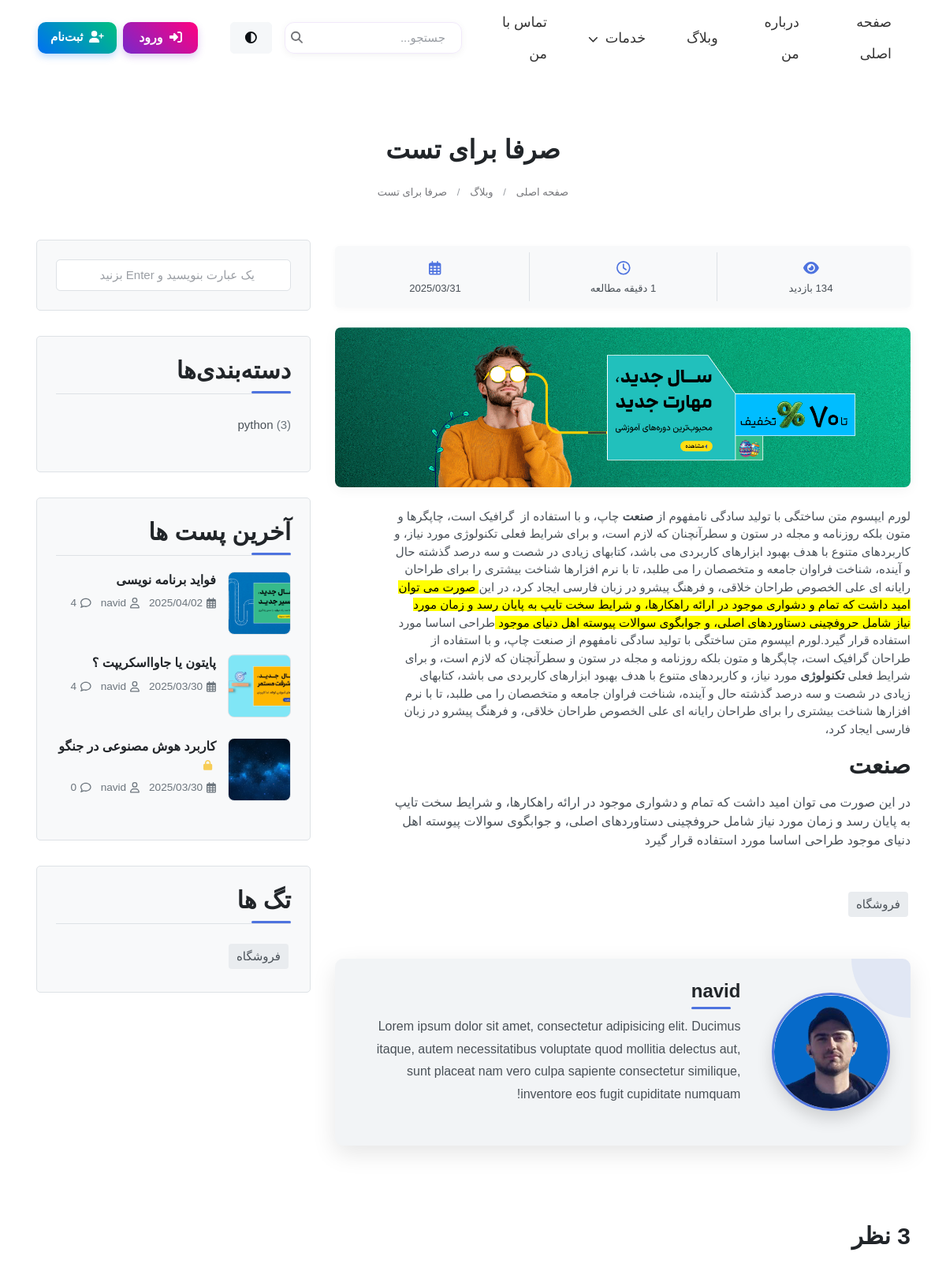
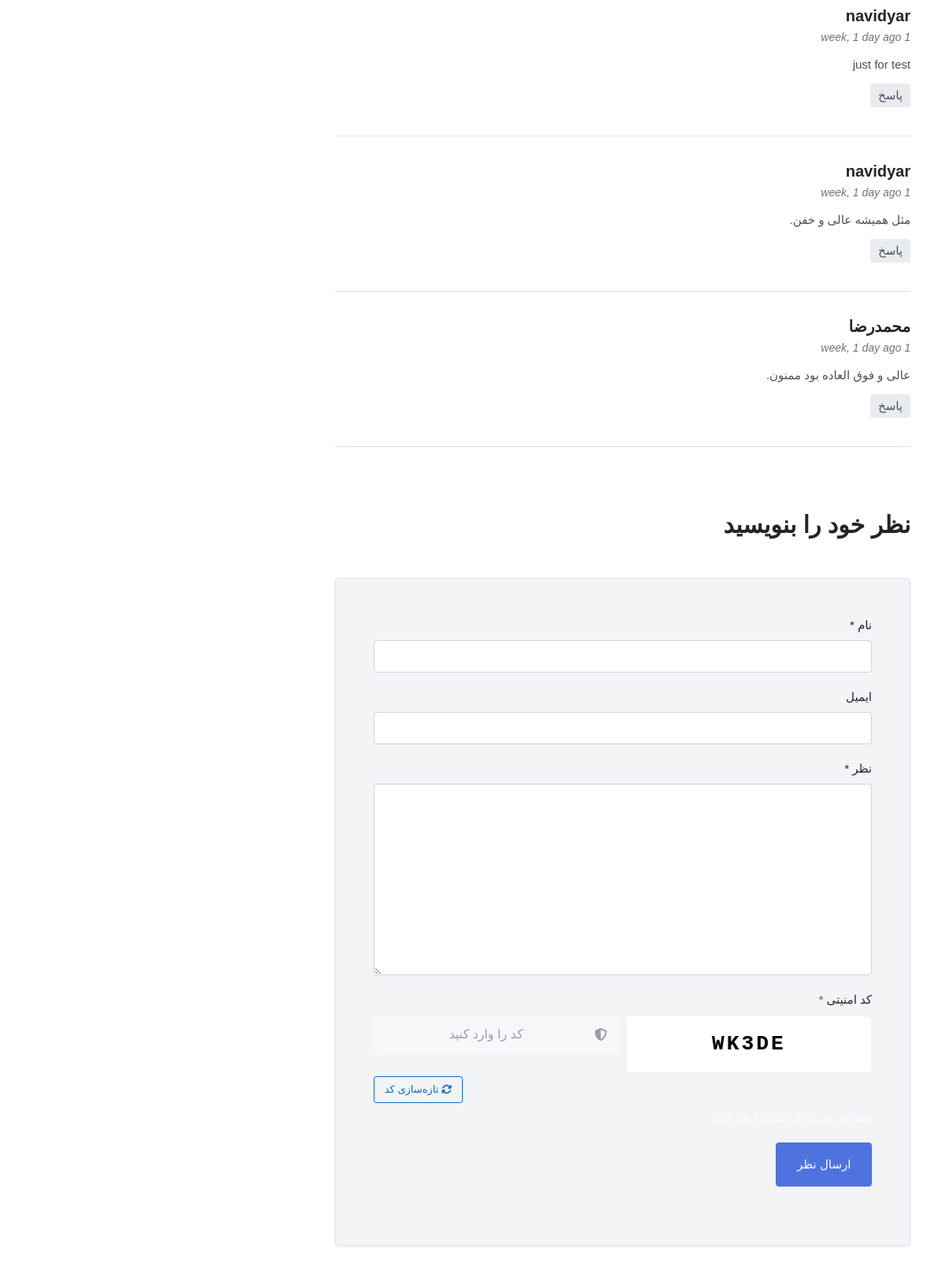
Page /blog/just-for-test2/ (upper part) on the committed database (2 pictures, top to bottom).
### blog/models.py (models this page shows, shortened)
class Post(models.Model):
    author = models.ForeignKey(User, on_delete=models.SET_NULL, null=True, blank=True)
    title = models.CharField(max_length=200 , unique=True )
    slug = models.SlugField(max_length=255, unique=True, null=True, blank=True)
    content = models.TextField()
    image = models.ImageField(upload_to='blog_images/', default='blog_images/default.jpg')
    category = models.ForeignKey(Category, on_delete=models.CASCADE, null=True, blank=True)
    tags = TaggableManager()
    count_views = models.IntegerField(default=0)
    status = models.BooleanField(default=False)
    publish_at = models.DateTimeField(null=True, blank=True)
    created_at = models.DateTimeField(auto_now_add=True)
    updated_at = models.DateTimeField(auto_now=True)
    login_required = models.BooleanField(default=False)
    class Meta:
        ordering = ['-created_at']
    def save(self, *args, **kwargs):
        if not self.slug:
            self.slug = slugify(self.title)
        super().save(*args, **kwargs)

class Comment(models.Model):
    post = models.ForeignKey(Post, on_delete=models.CASCADE)
    name = models.CharField(max_length=200)
    email = models.EmailField(blank=True, null=True)
    subject = models.CharField(max_length=200, blank=True, null=True)
    message = models.TextField()
    created_at = models.DateTimeField(auto_now_add=True)
    updated_at = models.DateTimeField(auto_now=True)
    approved = models.BooleanField(default=False)
    class Meta:
        ordering = ['-created_at']

class Category(models.Model):
    name = models.CharField(max_length=200)
    def get_post_count(self):
        return self.post_set.filter(status=True).count()

### blog/views.py (the view)
# urls.py: path('<slug:slug>/', views.blog_single, name='blog_single'),
def blog_single(request, slug):
    if not slug or slug == '':
        return redirect('blog:blog')
    captcha_code = generate_captcha_code()
    post = get_object_or_404(Post, slug=slug, status=True)
    if post.login_required and not request.user.is_authenticated:
        messages.warning(request, "برای مشاهده این مطلب باید وارد حساب کاربری خود شوید")
        return HttpResponseRedirect(reverse('accounts:login') + f'?next={request.path}')
    if request.method == 'POST':
        form = CommentForm(request.POST)
        server_captcha = request.POST.get('server_captcha', '')
        user_captcha = request.POST.get('captcha_input', '')
        if user_captcha.upper() != server_captcha.upper():
            messages.error(request, "کد امنیتی وارد شده صحیح نیست.")
            comments = Comment.objects.filter(post=post.id, approved=True).order_by('-created_at')
            categories = Category.objects.filter(post=post)
            word_count = len(post.content.split())
            reading_time = max(1, round(word_count / 200))
            latest_posts = Post.objects.filter(status=True).exclude(id=post.id).order_by('-created_at')[:3]
            context = {
                'post': post,
                'categories': categories,
                'reading_time': reading_time,
                'tags': post.tags.all(),
                'comments': comments,
                'form': form,
                'latest_posts': latest_posts,
                'captcha_code': captcha_code
            }
            return render(request, 'blog/blog-single.html', context)
        if form.is_valid():
            comment = form.save(commit=False)
            comment.post = post
            comment.save()
            messages.success(request, 'نظر شما با موفقیت ثبت شد و پس از تایید نمایش داده خواهد شد')
            return redirect('blog:blog_single', slug=slug)
        else:
            for field, errors in form.errors.items():
                for error in errors:
                    messages.error(request, f"خطا در فیلد {field}: {error}")
    else:
        form = CommentForm()
    comments = Comment.objects.filter(post=post.id, approved=True).order_by('-created_at')
    categories = Category.objects.filter(post=post)
    post.count_views += 1
    post.save()
    word_count = len(post.content.split())
    reading_time = max(1, round(word_count / 200))
    latest_posts = Post.objects.filter(status=True).exclude(id=post.id).order_by('-created_at')[:3]
    context = {
        'post': post,
        'categories': categories,
        'reading_time': reading_time,
        'tags': post.tags.all(),
        'comments': comments,
        'form': form,
        'latest_posts': latest_posts,
        'captcha_code': captcha_code
    }
    return render(request, 'blog/blog-single.html', context)

### blog/forms.py
class CommentForm(forms.ModelForm):
    email = forms.EmailField(required=False, label='ایمیل')
    class Meta:
        model = Comment
        fields = ['name', 'email', 'message']

### blog/views.py (called while the page is built)
def generate_captcha_code(length=5):
    characters = string.ascii_uppercase + string.digits
    characters = characters.replace('0', '').replace('O', '').replace('1', '').replace('I', '')
    return ''.join(random.choice(characters) for _ in range(length))

### templates/blog/blog-single.html (shortened to what this page needs)
{% extends 'base.html' %}
{% load static %}
{% load humanize %}
{% block extra_css %}
<link rel="stylesheet" href="{% static 'css/blog-single.css' %}">
<link rel="stylesheet" href="https://cdnjs.cloudflare.com/ajax/libs/animate.css/4.1.1/animate.min.css">
{% endblock %}
{% block content %}
<section class="ftco-section mt-5 pt-4 pb-5">
  <div class="container">
    <div class="row mb-2">
      <div class="col-12 text-center">
        <h2 class="mb-2">{{ post.title }}
        </h2>
      </div>
    </div>
      <div class="d-flex justify-content-center position-relative mb-4">
        <nav aria-label="breadcrumb">
          <ol class="breadcrumb mb-0">
            <li class="breadcrumb-item"><a href="/">صفحه اصلی</a></li>
            <li class="breadcrumb-item"><a href="{% url 'blog:blog' %}">وبلاگ</a></li>
            <li class="breadcrumb-item"><a href="{{ request.path }}">{{post.title}}</a></li>
          </ol>
        </nav>
      </div>
    <div class="row">
      <div class="col-lg-8">
        <div class="post-meta mb-4 p-2 rounded w-100" style="margin-top: 1.5rem;">
          <div class="row g-0">
            <div class="col-4 text-center border-end py-2">
              <div class="icon mb-1"><i class="fas fa-eye"></i></div>
              <div class="info small">{{ post.count_views }} بازدید</div>
            </div>
            <div class="col-4 text-center border-end py-2">
              <div class="icon mb-1"><i class="far fa-clock"></i></div>
              <div class="info small">{{ reading_time }} دقیقه مطالعه</div>
            </div>
            <div class="col-4 text-center py-2">
              <div class="icon mb-1"><i class="far fa-calendar-alt"></i></div>
              <div class="info small">{{ post.created_at|date:"Y/m/d" }}</div>
            </div>
          </div>
        </div>
        <div class="post-image-container mb-4">
          <img src="{{post.image.url}}" alt="{{post.title}}" class="img-fluid rounded w-100" style="max-height: 500px; object-fit: cover;">
        </div>
        <p>{{ post.content|safe }}</p>
        <div class="tag-widget post-tag-container mb-5 mt-5">
          <div class="tagcloud">
            {% for tag in tags %}
            <a href="{% url 'blog:blog' %}?tag={{ tag.name }}" class="tag-cloud-link">{{ tag.name }}</a>
            {% empty %}
            <p>هیچ تگی یافت نشد</p>
            {% endfor %}
          </div>
        </div>
        <div class="about-author p-4">
          <div class="author-container">
            <div class="author-image">
              <img src="{% static 'images/about/3333.png' %}" alt="{{post.author.username}}" class="img-fluid">
            </div>
            <div class="author-content">
              <h3>{{post.author.username}}</h3>
              <p>Lorem ipsum dolor sit amet, consectetur adipisicing elit. Ducimus itaque, autem necessitatibus voluptate quod mollitia delectus aut, sunt placeat nam vero culpa sapiente consectetur similique, inventore eos fugit cupiditate numquam!</p>
            </div>
          </div>
        </div>
        <div class="pt-5 mt-5" id="comments-section">
          <h3 class="mb-5">{{ comments.count }} نظر</h3>
          <ul class="comment-list">
          {% for comment in comments %}
            <li class="comment">
              <div class="comment-body">
                <h3>{{ comment.name }}</h3>
                <div class="meta">{{ comment.created_at|naturaltime }} </div>
                <p>{{ comment.message }}</p>
                <p><a href="#" class="reply">پاسخ</a></p>
              </div>
            </li>
            {% endfor %}
          </ul>
          <div class="comment-form-wrap pt-5">
            <h3 class="mb-5">نظر خود را بنویسید</h3>
            <form action="{% url 'blog:blog_single' post.slug %}" method="post" class="p-5">
              {% if request.user.is_authenticated %}
                <input type="hidden" name="name" value="{{ request.user.username }}">
                <input type="hidden" name="email" value="{{ request.user.email }}">
                <div class="alert alert-info d-flex align-items-center animate__animated animate__fadeIn" role="alert" style="border-right: 3px solid #17a2b8; background-color: rgba(23, 162, 184, 0.1); box-shadow: 0 1px 5px rgba(0,0,0,0.08); padding: 10px 12px; margin-bottom: 20px; border-radius: 4px; max-width: 100%; font-size: 14px;">
                  <div style="margin-left: 8px; font-size: 16px; color: #17a2b8;">
                    <i class="fas fa-info-circle"></i>
                  </div>
                  <div style="margin-right: 4px; font-size: 14px; font-weight: 400;">
                    نام و ایمیل شما به صورت خودکار از حساب کاربری‌تان استفاده خواهد شد.
                  </div>
                </div>
              {% else %}
                <div class="form-group">
                  <label for="name">نام *</label>
                  <input type="text" class="form-control" id="name" name="name" required>
                </div>
                <div class="form-group">
                  <label for="email">ایمیل</label>
                  <input type="email" class="form-control" id="email" name="email">
                </div>
              {% endif %}
              <div class="form-group">
                <label for="message">نظر *</label>
                <textarea name="message" id="message" cols="30" rows="10" class="form-control" required></textarea>
              </div>
              <div class="form-group">
                <label for="captcha-input" class="form-label">کد امنیتی <span class="text-danger">*</span></label>
                <div class="row g-2">
                    <div class="col-6">
                        <div class="captcha-container bg-white border rounded p-3 text-center">
                            <span id="captcha-code" class="fw-bold fs-4 user-select-none"
                                style="letter-spacing: 3px; font-family: 'Courier New', monospace; color: #000; text-shadow: 1px 1px 2px rgba(0,0,0,0.1);">{{ captcha_code }}</span>
                        </div>
                    </div>
                    <div class="col-6">
                        <div class="input-group input-group-lg">
                            <span class="input-group-text bg-light rounded-start border-0 text-secondary px-3">
                                <i class="fas fa-shield-alt"></i>
                            </span>
                            <input type="text" class="form-control border-0 bg-light rounded-end ps-1 text-center"
                                placeholder="کد را وارد کنید" id="captcha-input" name="captcha_input" required>
                        </div>
                    </div>
                </div>
                <div class="d-flex justify-content-end mt-1">
                    <a href="{{ request.path }}" class="btn btn-sm btn-outline-primary">
                        <i class="fas fa-sync-alt"></i> تازه‌سازی کد
                    </a>
                </div>
                <small class="text-muted d-block mt-1">لطفاً کد نمایش داده شده را وارد کنید</small>
              </div>
              <div class="form-group">
                <input type="submit" value="ارسال نظر" class="btn py-3 px-4 btn-primary">
              </div>
            </form>
          </div>
        </div>
      </div>
      <div class="col-lg-4 sidebar">
        <div class="sidebar-box">
          <form action="{% url 'blog:blog' %}" method="get" class="search-form">
            <div class="form-group">
              <input type="text" class="form-control" name="q" placeholder="یک عبارت بنویسید و Enter بزنید" required>
            </div>
          </form>
        </div>
        <div class="sidebar-box">
          <h3 class="heading-sidebar">دسته‌بندی‌ها</h3>
          <ul class="categories">
            {% for category in categories %}
            <li><a href="{% url 'blog:blog' %}?category={{ category.name }}">{{ category.name }} <span>({{ category.get_post_count }})</span></a></li>
            {% empty %}
            <li><a href="{% url 'blog:blog' %}">بدون دسته‌بندی</a></li>
            {% endfor %}
          </ul>
        </div>
        <div class="sidebar-box">
          <h3 class="heading-sidebar">آخرین پست ها</h3>
          {% for post in latest_posts %}
          <div class="block-21 mb-4 d-flex">
            <a class="blog-img mr-4" style="background-image: url('{{ post.image.url }}');"></a>
            <div class="text">
              <h3 class="heading"><a href="{% url 'blog:blog_single' post.slug %}">{{ post.title }}</a>
                {% if post.login_required %}
                <i class="fas fa-lock text-warning sidebar-lock-icon" title="این مطلب فقط برای کاربران ثبت‌نام شده قابل مشاهده است"></i>
                {% endif %}
              </h3>
              <div class="meta">
                <div><a href="#"><i class="far fa-calendar-alt" style="margin-left: 5px;"></i> {{ post.created_at|date:"Y/m/d" }}</a></div>
                <div><a href="#"><i class="far fa-user" style="margin-left: 5px;"></i> {{ post.author.first_name }}</a></div>
                <div><a href="#comments-section"><i class="far fa-comment" style="margin-left: 5px;"></i> {{ post.comment_set.filter.count }}</a></div>
              </div>
            </div>
          </div>
          {% empty %}
          <p>هیچ پستی یافت نشد.</p>
          {% endfor %}
        </div>
        <div class="sidebar-box">
          <h3 class="heading-sidebar">تگ ها</h3>
          <div class="tagcloud">
            {% for tag in tags %}
            <a href="{% url 'blog:blog' %}?tag={{ tag.name }}" class="tag-cloud-link">{{ tag.name }}</a>
            {% empty %}
            <p>هیچ تگی یافت نشد</p>
            {% endfor %}
          </div>
        </div>
      </div>
    </div>
  </div>
</section>
{% endblock %}

### templates/blog/blog-single.html (style rules this page uses)
.post-meta { box-shadow: 0 2px 10px rgba(0, 0, 0, 0.03); border-radius: 6px; transition: all 0.3s ease; max-width: 100%; display: inline-block; background-color: var(--bg-sidebar); }
.post-meta .icon { font-size: 1.1rem; color: var(--primary-color); }
.post-meta .info { font-weight: 500; color: var(--text-secondary); line-height: 1.2; }
.border-end { border-left: 1px solid var(--border-color) !important; border-right: none !important; }
.post-image-container { overflow: hidden; border-radius: 8px; box-shadow: 0 3px 15px rgba(0, 0, 0, 0.05); transition: all 0.3s ease; }
.post-image-container img { transition: all 0.5s ease; }
.heading-sidebar { position: relative; padding-bottom: 10px; margin-bottom: 20px; font-weight: 600; }
.heading-sidebar:after { content: ''; position: absolute; bottom: 0; right: 0; width: 50px; height: 3px; background-color: var(--primary-color); border-radius: 3px; transition: all 0.3s ease; }
.sidebar-lock-icon { font-size: 0.8em; margin-right: 5px; vertical-align: middle; opacity: 0.8; transition: all 0.3s ease; animation: float 2s ease-in-out infinite; }

### templates/base.html (style rules this page uses)
:root { --card-bg-light: linear-gradient(145deg, #ffffff, #f5f5f5); --card-bg-dark: linear-gradient(145deg, #2c3e50, #1a252f); --text-light: #2c3e50; --text-dark: #ecf0f1; --text-muted-light: #34495e; --text-muted-dark: rgba(236, 240, 241, 0.7); --border-light: rgba(0,0,0,0.1); --border-dark: rgba(255,255,255,0.1); --hover-shadow-light: rgba(0,0,0,0.1); --hover-shadow-dark: rgba(0,0,0,0.3); --icon-bg-light: rgba(78, 115, 223, 0.1); --icon-bg-dark: rgba(78, 115, 223, 0.2); --item-hover-light: rgba(78, 115, 223, 0.05); --item-hover-dark: rgba(78, 115, 223, 0.1); --accent-light: #4e73df; --accent-dark: #6a93ff; }

### rows in the picture
Post: title "صرفا برای تست", created_at "2025/03/31", image (picture), content "لورم ایپسوم متن ساختگی با تولید سادگی نامفهوم از صنعت چاپ، و با استفاده از گرافیک است، چاپگرها و متون بلکه روزنامه و مجله در ستون و سطرآنچنان که لازم است، و برای شرایط فعلی تکنولوژی مورد نیاز، و کاربردهای متنوع با هدف بهبود ابزارهای کاربردی می باشد، کتابهای زیادی در شصت و سه درصد گذشته حال و آینده، شناخت فراوان جامعه و متخصصان را می طلبد، تا با نرم افزارها شناخت بیشتری را برای طراحان رایانه ای علی الخصوص طراحان خلاقی، و فرهنگ پیشرو در زبان فارسی ایجاد کرد، در این صورت می توان امید داشت که تمام و دشواری موجود در ارائه راهکارها، و شرایط سخت تایپ به پایان رسد و زمان مورد نیاز شامل حروفچینی دستاوردهای اصلی، و جوابگوی سوالات پیوسته اهل دنیای موجود طراحی اساسا مورد استفاده قرار گیرد.لورم ایپسوم…", author.username "navid"
Tag: name "فروشگاه"
Comment: name "navidyar", created_at "1 week, 1 day ago", message "just for test"
Comment: name "navidyar", created_at "1 week, 1 day ago", message "مثل همیشه عالی و خفن."
Comment: name "محمدرضا", created_at "1 week, 1 day ago", message "عالی و فوق العاده بود ممنون."
Category: name "python", get_post_count "3"
Post: image (picture), title "فواید برنامه نویسی", created_at "2025/04/02", author.first_name "navid", comment_set.filter.count "4"
Post: image (picture), title "پایتون یا جاوااسکریپت ؟", created_at "2025/03/30", author.first_name "navid", comment_set.filter.count "4"
Post: image (picture), title "کاربرد هوش مصنوعی در جنگو", login_required True (drawn), created_at "2025/03/30", author.first_name "navid", comment_set.filter.count "0"

### other values in the picture
{{ captcha_code }} "WK3DE"
